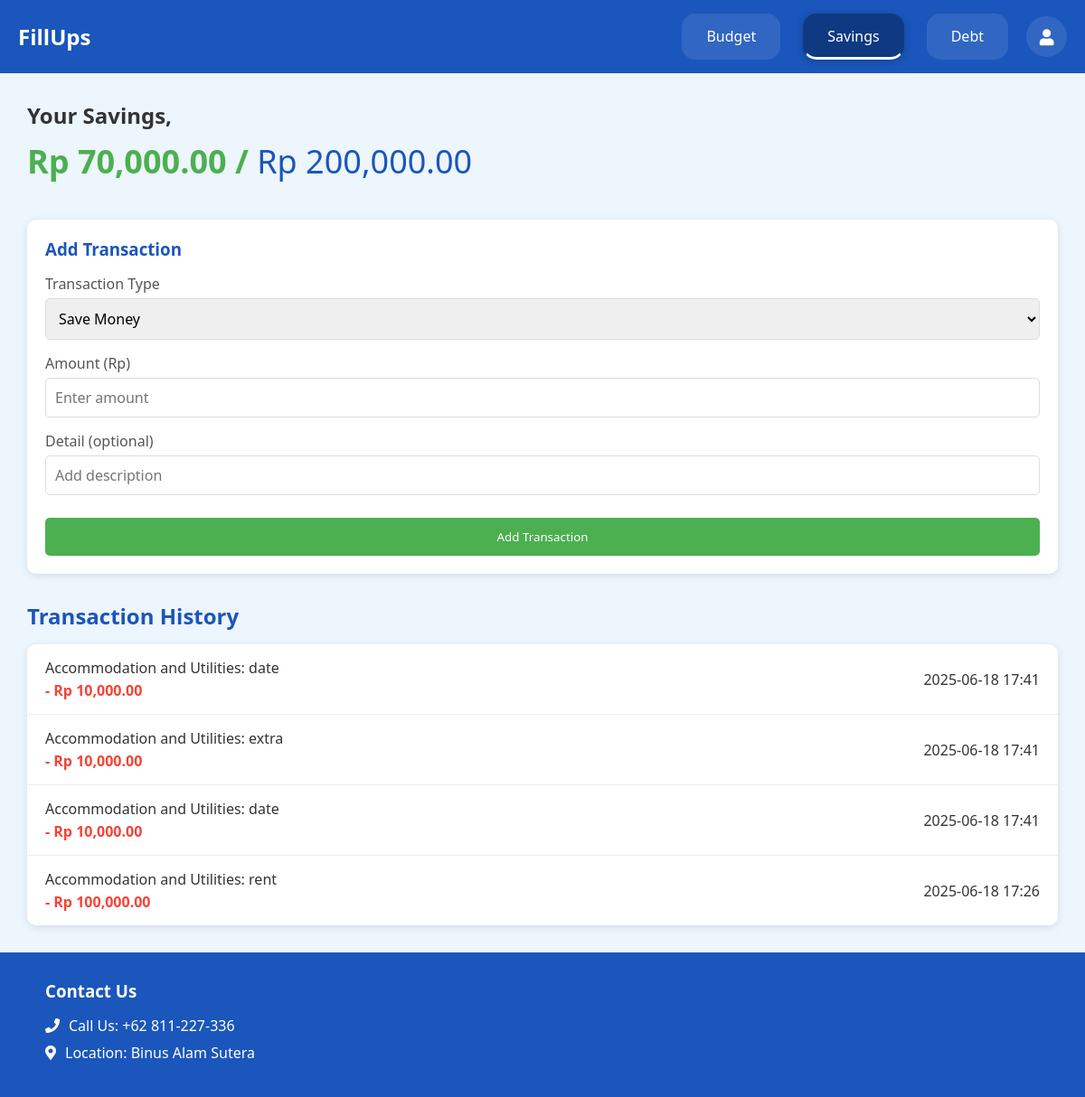
/savings (signed in), run on the app's committed database.
### models.py (models this page shows)
class Savings(db.Model):
    id = db.Column(db.Integer, primary_key=True)
    curr_savings = db.Column(db.Float, nullable=False)
    saving_goal = db.Column(db.Float, nullable=True)  # <-- New field added
    date = db.Column(db.DateTime, nullable=True)
    detail = db.Column(db.Text, nullable=True)

class SavingsTransaction(db.Model):
    id = db.Column(db.Integer, primary_key=True)
    savings_id = db.Column(db.Integer, db.ForeignKey('savings.id'), nullable=False)  # <-- fix here
    action = db.Column(db.String(10), nullable=False)  # 'save' or 'spend'
    amount = db.Column(db.Float, nullable=False)
    detail = db.Column(db.Text, nullable=True)
    date = db.Column(db.DateTime, nullable=False)
    savings = db.relationship('Savings', backref=db.backref('transactions', lazy=True))

### routes.py (the view, shortened to what this page needs)
@BP.route('/savings', methods=['GET', 'POST'])
@login_required_manual
def savings():
    user = get_current_user()
    if not user:
        return redirect(url_for('BP.login'))
    savings = Savings.query.get(user.savings_id) if user.savings_id else None
    budget = user.budget if user else None
    transactions = SavingsTransaction.query.filter_by(savings_id=savings.id).order_by(SavingsTransaction.date.desc()).all() if savings else []
    return render_template(
        'savings.html',
        savings=savings,
        curr_savings=savings.curr_savings if savings else 0,
        saving_goal=savings.saving_goal if savings and savings.saving_goal else 0,
        transactions=transactions,
        budget=budget
    )

### routes.py (called while the page is built)
def login_required_manual(f):
    @wraps(f)
    def decorated_function(*args, **kwargs):
        if 'user_id' not in session:
            if request.headers.get('X-Requested-With') == 'XMLHttpRequest':
                return jsonify(success=False, message="Not logged in"), 401
            return redirect(url_for('BP.login'))
        return f(*args, **kwargs)
    return decorated_function

def get_current_user():
    user_id = session.get('user_id')
    if user_id:
        return User.query.get(user_id)
    return None

### templates/savings.html (shortened to what this page needs)
<!DOCTYPE html>
<html lang="en">
<head>
    <link rel="stylesheet" href="/static/saving.css">
    <link rel="stylesheet" href="https://cdnjs.cloudflare.com/ajax/libs/font-awesome/5.15.4/css/all.min.css">
</head>
<body>
    <div class="container">
        <header>
            <a href="/" class="logo">FillUps</a>
            <nav>
                <a href="/budget">Budget</a>
                <a href="/savings" class="active">Savings</a>
                <a href="/debts">Debt</a>
            </nav>
            <a href="/account" class="account-icon" title="Account">
                <i class="fas fa-user"></i>
            </a>
        </header>
        <div class="content">
            <h1 class="savings-title">Your Savings,</h1>
            <div class="savings-amount">
                <span id="currentSavings">Rp {{ "{:,.2f}".format(curr_savings) }}</span> /
                <span id="savingsGoal">Rp {{ "{:,.2f}".format(saving_goal) }}</span>
            </div>
            <div class="transaction-form">
                <h3>Add Transaction</h3>
                <form id="transactionForm" method="POST" action="{{ url_for('BP.savings') }}">
                    <div class="form-group">
                        <label for="transactionType">Transaction Type</label>
                        <select id="transactionType" name="action" required>
                            <option value="save">Save Money</option>
                        </select>
                    </div>
                    <div class="form-group">
                        <label for="amount">Amount (Rp)</label>
                        <input
                            type="number"
                            id="amount"
                            name="amount"
                            placeholder="Enter amount"
                            required
                            min="0.01"
                            step="0.01"
                        />
                    </div>
                    <div class="form-group">
                        <label for="detail">Detail (optional)</label>
                        <input type="text" id="detail" name="detail" placeholder="Add description" />
                    </div>
                    <button type="submit" class="submit-btn">Add Transaction</button>
                </form>
            </div>
            <div class="transaction-section">
                <h2>Transaction History</h2>
                <div class="transaction-list" id="transactionList">
                    {% for txn in transactions %}
                    <div class="transaction-item {% if txn.action == 'save' %}income{% else %}expense{% endif %}">
                        <div class="transaction-details">
                            <div class="transaction-category">{{ txn.detail or txn.category or 'No detail' }}</div>
                            <div class="transaction-amount">
                                {% if txn.action == 'save' %}
                                    + Rp {{ "{:,.2f}".format(txn.amount) }}
                                {% else %}
                                    - Rp {{ "{:,.2f}".format(txn.amount) }}
                                {% endif %}
                            </div>
                        </div>
                        <div class="transaction-date">{{ txn.date.strftime('%Y-%m-%d %H:%M') if txn.date else '' }}</div>
                    </div>
                    {% else %}
                    <p>No transactions yet.</p>
                    {% endfor %}
                </div>
            </div>
        </div>
        <footer>
            <div class="footer-content">
                <h3>Contact Us</h3>
                <div class="contact-info">
                    <p><i class="fas fa-phone"></i> Call Us: +62 811-227-336</p>
                    <p><i class="fas fa-map-marker-alt"></i> Location: Binus Alam Sutera</p>
                </div>
            </div>
        </footer>
    </div>
</body>
</html>

### static/saving.css (style rules this page uses)
* { margin: 0; padding: 0; box-sizing: border-box; font-family: 'Segoe UI', Tahoma, Geneva, Verdana, sans-serif; }
body { background-color: #f5f8fc; color: #333; }
.container { width: 100%; margin: 0; padding: 0; box-shadow: 0 0 20px rgba(0, 0, 0, 0.1); display: flex; flex-direction: column; min-height: 100vh; }
header { background-color: #1a56bb; color: white; padding: 15px 20px; display: flex; justify-content: space-between; align-items: center; }
.logo { font-size: 24px; font-weight: bold; color: white; text-decoration: none; }
nav { display: flex; margin-left: auto; margin-right: 20px; gap: 25px; }
nav a { color: white; text-decoration: none; padding: 12px 25px; font-weight: 500; transition: all 0.3s ease; border-radius: 15px; background-color: rgba(255, 255, 255, 0.1); border: 2px solid transparent; }
nav a.active { background-color: #0f3a82; border-bottom: 3px solid #ffffff; border-radius: 15px; box-shadow: 0 2px 8px rgba(0, 0, 0, 0.2); }
.account-icon { background-color: rgba(255, 255, 255, 0.1); color: white; border: none; padding: 12px; border-radius: 50%; cursor: pointer; font-weight: 500; transition: all 0.3s ease; width: 45px; height: 45px; display: flex; align-items: center; justify-content: center; font-size: 18px; }
.content { padding: 30px; background-color: #edf5fd; flex-grow: 1; max-width: 1200px; margin: 0 auto; width: 100%; }
.savings-title { font-size: 24px; margin-bottom: 10px; color: #333; }
.savings-amount { font-size: 36px; font-weight: bold; margin-bottom: 40px; color: #4CAF50; }
#savingsGoal { color: #1a56bb; font-weight: normal; }
.transaction-form { background-color: white; padding: 20px; border-radius: 10px; box-shadow: 0 2px 10px rgba(0, 0, 0, 0.1); margin-bottom: 30px; }
.transaction-form h3 { margin-bottom: 15px; color: #1a56bb; }
.form-group { margin-bottom: 15px; }
.form-group label { display: block; margin-bottom: 5px; font-weight: 500; color: #555; }
.form-group select, .form-group input { width: 100%; padding: 10px; border: 1px solid #ddd; border-radius: 5px; font-size: 16px; }
.submit-btn { background-color: #4CAF50; color: white; border: none; padding: 12px 20px; border-radius: 5px; cursor: pointer; font-weight: 500; transition: all 0.3s ease; width: 100%; margin-top: 10px; }
.transaction-section h2 { margin-bottom: 15px; color: #1a56bb; }
.transaction-list { background-color: white; border-radius: 10px; overflow: hidden; box-shadow: 0 2px 10px rgba(0, 0, 0, 0.1); }
.transaction-item { padding: 15px 20px; border-bottom: 1px solid #eee; display: flex; justify-content: space-between; align-items: center; transition: background-color 0.3s ease; }
.transaction-item:last-child { border-bottom: none; }
.transaction-category { font-weight: 500; margin-bottom: 3px; }
.transaction-amount { font-weight: 600; }
.expense .transaction-amount { color: #F44336; }
footer { background-color: #1a56bb; color: white; padding: 30px 50px; margin-top: auto; }
.footer-content { max-width: 1200px; margin: 0 ; }
.footer-content h3 { margin-bottom: 15px; }
.contact-info p { margin: 8px 0; display: flex; align-items: center; }
.contact-info i { margin-right: 10px; }

### data on the page
Savings: curr_savings "70,000.00", saving_goal "200,000.00"
SavingsTransaction: detail "Accommodation and Utilities: date", amount "10,000.00", date "2025-06-18 17:41"
SavingsTransaction: detail "Accommodation and Utilities: extra", amount "10,000.00", date "2025-06-18 17:41"
SavingsTransaction: detail "Accommodation and Utilities: date", amount "10,000.00", date "2025-06-18 17:41"
SavingsTransaction: detail "Accommodation and Utilities: rent", amount "100,000.00", date "2025-06-18 17:26"
